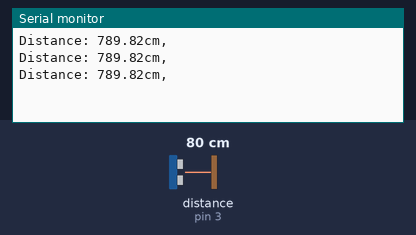
The sketch below on a simulated Arduino Uno, built with avr-gcc and run on an emulated ATmega328P. Shown: the last lines printed to the serial monitor. Wiring (inferred from the names in the program): ultrasonic range finder: trigger pin 2; echo pin 3. The test bench sets the inputs (shaded band); at power-on: distance to the obstacle (sensor on pin 3) 80 cm. The echo pulse lasts 58.3 µs per cm.

Above: at 1.3 s.
1.4 s: distance to the obstacle (sensor on pin 3) set to 2 cm
At 1.9 s:
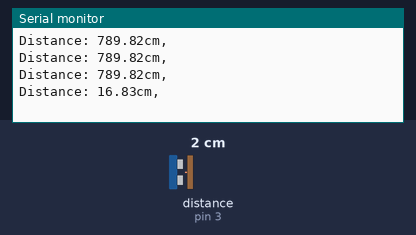
2.9 s: distance to the obstacle (sensor on pin 3) set to 4 cm
At 3.4 s:
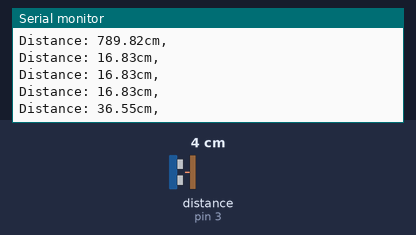
Timing chart, 0 to 5.9 s (numbered marks = the images above; inputs shaded):
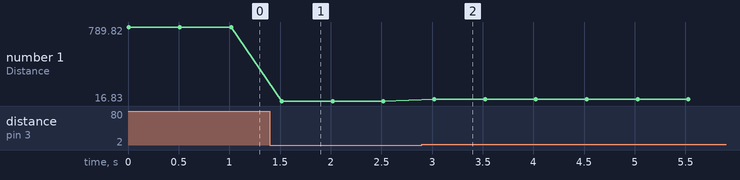

The sketch:

arduino.ino
```cpp
const byte TRIGGER_PIN = 2;
const byte ECHO_PIN = 3;

const unsigned long MEASURE_TIMEOUT = 25000UL; // 25ms = ~8m à 340m/s
const float SOUND_SPEED = 340.0 / 1000;

void setup() {
  Serial.begin(115200);
  pinMode(TRIGGER_PIN, OUTPUT);
  digitalWrite(TRIGGER_PIN, LOW); // La broche TRIGGER doit être à LOW au repos
  pinMode(ECHO_PIN, INPUT);
}


void loop() {

  digitalWrite(TRIGGER_PIN, HIGH);
  delayMicroseconds(10);
  digitalWrite(TRIGGER_PIN, LOW);

  /* 2. Mesure le temps entre l'envoi de l'impulsion ultrasonique et son écho (si il existe) */
  long measure = pulseIn(ECHO_PIN, HIGH, MEASURE_TIMEOUT);

  /* 3. Calcul la distance à partir du temps mesuré */
  float distance_mm = measure / 2.0 * SOUND_SPEED;

  /* Affiche les résultats en mm, cm et m */
  Serial.print(F("Distance: "));
  Serial.print(distance_mm );
  Serial.println(F("cm, "));

  /* Délai d'attente pour éviter d'afficher trop de résultats à la seconde */
  delay(500);
}
```

Measured:
- after the input at 1.4 s, the serial monitor: prints a new line after 0.12 s (image 1)
- after the input at 2.9 s, the serial monitor: prints a new line after 0.12 s (image 2)
- plotted number 1: 789.82 → 16.83 after the input at 1.4 s, 16.83 → 36.55 after the input at 2.9 s
